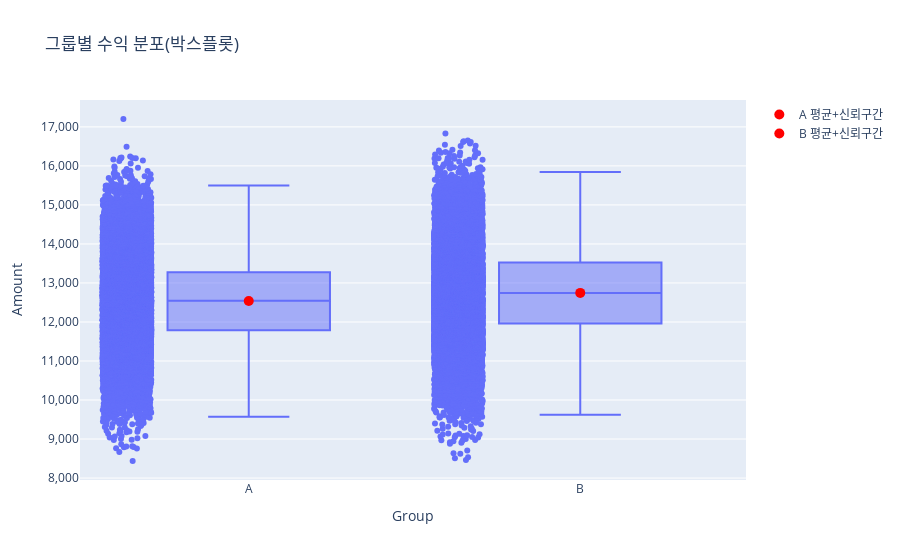

Source (notebook cell):
### Code cell
import plotly.express as px
from scipy.stats import t

plot_df = pd.concat([
    pd.DataFrame({'Group': 'A', 'Amount': a_amount}),
    pd.DataFrame({'Group': 'B', 'Amount': b_amount})
])

fig = px.box(plot_df, x='Group', y='Amount', points='all', title='그룹별 수익 분포(박스플롯)')

# 평균 + 신뢰구간 추가
for group in ['A', 'B']:
    mean = np.mean(revenue_df[revenue_df['grp'] == group]['amount'])
    group_data = revenue_df[revenue_df['grp'] == group]['amount']
    n = len(group_data)
    std_err = np.std(group_data, ddof=1) / np.sqrt(n)
    t_critical = t.ppf(0.975, df=n-1)  # 95% 신뢰구간
    ci = t_critical * std_err
    fig.add_scatter(
        x=[group], y=[mean],
        mode='markers',
        marker=dict(color='red', size=10),
        error_y=dict(type='data', array=[ci], visible=True),
        name=f'{group} 평균+신뢰구간'
)

fig.update_yaxes(tickformat=',d')  # y축 숫자 정수로 표기
fig.show()

### Figure 1 — Plotly figure (JSON) as saved in the notebook; plotly's stock layout.template omitted (floating-point values rounded to 4 significant figures; data arrays with more than 128 entries replaced by an {"elided": "..."} marker saying what was removed)
{"data": [{"alignmentgroup": "True", "boxpoints": "all", "hovertemplate": "Group=%{x}<br>Amount=%{y}<extra></extra>", "legendgroup": "", "marker": {"color": "#636efa"}, "name": "", "notched": false, "offsetgroup": "", "orientation": "v", "showlegend": false, "type": "box", "x": {"elided": "34753 str values"}, "x0": " ", "xaxis": "x", "y": {"elided": "34753 int values"}, "y0": " ", "yaxis": "y"}, {"error_y": {"array": [16.29], "type": "data", "visible": true}, "marker": {"color": "red", "size": 10}, "mode": "markers", "name": "A 평균+신뢰구간", "type": "scatter", "x": ["A"], "y": [12540.0]}, {"error_y": {"array": [17.3], "type": "data", "visible": true}, "marker": {"color": "red", "size": 10}, "mode": "markers", "name": "B 평균+신뢰구간", "type": "scatter", "x": ["B"], "y": [12750.0]}], "layout": {"boxmode": "group", "legend": {"tracegroupgap": 0}, "title": {"text": "그룹별 수익 분포(박스플롯)"}, "xaxis": {"anchor": "y", "domain": [0, 1], "title": {"text": "Group"}}, "yaxis": {"anchor": "x", "domain": [0, 1], "tickformat": ",d", "title": {"text": "Amount"}}}}
